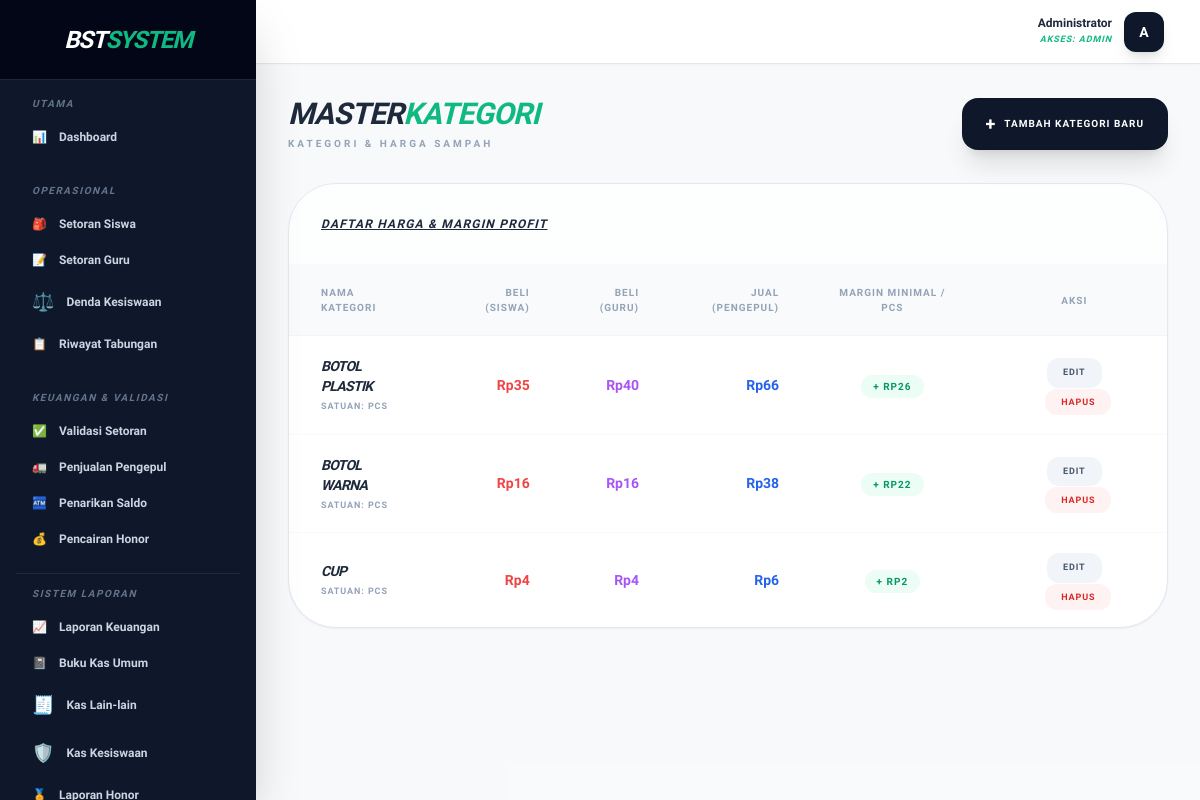
The app's page /public/sampah (signed in) with its own data.
### tables this page shows
CREATE TABLE `kategori_sampah` (
  `id` int(11) NOT NULL AUTO_INCREMENT,
  `nama_sampah` varchar(100) NOT NULL,
  `harga_dasar` decimal(15,2) NOT NULL DEFAULT 0.00,
  `harga_guru` decimal(10,2) DEFAULT 0.00,
  `harga_pengepul` decimal(15,2) NOT NULL DEFAULT 0.00,
  `satuan` varchar(20) DEFAULT 'Pcs',
  PRIMARY KEY (`id`)
);

### app/Core/Database.php (called while the page is built, shortened)
<?php
class Database {
    private static $instance = null;
    private $conn;
    private function __construct() {
        try {
            $dsn = "mysql:host=" . DB_HOST . ";dbname=" . DB_NAME . ";charset=utf8mb4";
            $options = [
                PDO::ATTR_ERRMODE => PDO::ERRMODE_EXCEPTION,
                PDO::ATTR_DEFAULT_FETCH_MODE => PDO::FETCH_ASSOC,
                PDO::ATTR_EMULATE_PREPARES => false,
            ];
            $this->conn = new PDO($dsn, DB_USER, DB_PASS, $options);
        } catch (PDOException $e) {
            die("Koneksi Database Gagal: " . $e->getMessage());
        }
    }
    public static function getInstance() {
        if (self::$instance === null) {
            self::$instance = new self();
        }
        return self::$instance;
    }
    public function getConnection() {
        return $this->conn;
    }
}

### app/Controllers/SampahController.php (called while the page is built, shortened)
<?php
require_once __DIR__ . '/../Core/Database.php';
class SampahController {
    private $db;
    public function __construct() {
        $this->db = Database::getInstance()->getConnection();
    }
    public function index() {
        $kategori = $this->db->query("
            SELECT * FROM kategori_sampah
            WHERE nama_sampah != '🌟 REWARD PRESTASI'
            ORDER BY nama_sampah ASC
        ")->fetchAll();
        require_once __DIR__ . '/../../views/layouts/admin.php';
    }
}

### views/admin/sampah/index.php (the view, shortened to what this page needs)
<div class="max-w-7xl mx-auto space-y-8 pb-10" x-data="{ showModal: false, isEdit: false, formData: { id: '', nama_sampah: '', harga_dasar: '', harga_guru: '', harga_pengepul: '' } }">
    <div class="flex flex-col md:flex-row md:items-center md:justify-between gap-4">
        <div>
            <h2 class="text-3xl font-black text-slate-800 italic uppercase tracking-tight">MASTER<span class="text-emerald-500">KATEGORI</span></h2>
            <p class="text-[10px] font-bold text-slate-400 uppercase tracking-[0.3em] mt-1">Kategori & Harga Sampah</p>
        </div>
        <button @click="showModal = true; isEdit = false; formData = {id:'', nama_sampah:'', harga_dasar:'', harga_guru:'', harga_pengepul:''}" class="px-6 py-3 bg-slate-900 text-white text-[10px] font-black uppercase tracking-widest rounded-2xl shadow-xl hover:bg-black transition-all flex items-center">
            <span class="mr-2 text-lg">+</span> Tambah Kategori Baru
        </button>
    </div>
    <div class="bg-white rounded-[3rem] border border-slate-200 shadow-sm overflow-hidden">
        <div class="p-8 border-b border-slate-50 bg-slate-50/30">
            <h3 class="font-black text-slate-800 text-xs uppercase tracking-widest italic underline">Daftar Harga & Margin Profit</h3>
        </div>
        <div class="overflow-x-auto">
            <table class="w-full text-left">
                <thead>
                    <tr class="bg-gray-50 border-b border-gray-100 text-[10px] uppercase text-slate-400 font-black tracking-widest">
                        <th class="px-8 py-5">Nama Kategori</th>
                        <th class="px-6 py-5 text-right">Beli (Siswa)</th>
                        <th class="px-6 py-5 text-right">Beli (Guru)</th>
                        <th class="px-6 py-5 text-right">Jual (Pengepul)</th>
                        <th class="px-8 py-5 text-center">Margin Minimal / Pcs</th>
                        <th class="px-8 py-5 text-center">Aksi</th>
                    </tr>
                </thead>
                <tbody class="divide-y divide-gray-50">
                    <?php if(empty($kategori)): ?>
                        <tr><td colspan="6" class="px-8 py-10 text-center text-slate-400 text-xs italic">Belum ada kategori sampah.</td></tr>
                    <?php else: ?>
                        <?php foreach($kategori as $k):
                            $harga_guru = isset($k['harga_guru']) ? $k['harga_guru'] : $k['harga_dasar'];
                            $harga_beli_tertinggi = max($k['harga_dasar'], $harga_guru);
                            $margin = $k['harga_pengepul'] - $harga_beli_tertinggi;
                        ?>
                        <tr class="hover:bg-slate-50 transition-all">
                            <td class="px-8 py-5">
                                <div class="font-black text-slate-800 text-sm uppercase italic tracking-tighter"><?= htmlspecialchars($k['nama_sampah']) ?></div>
                                <div class="text-[9px] font-bold text-slate-400 uppercase tracking-widest mt-1">Satuan: <?= htmlspecialchars($k['satuan']) ?></div>
                            </td>
                            <td class="px-6 py-5 text-right font-black text-red-500 text-sm">Rp<?= number_format($k['harga_dasar'], 0, ',', '.') ?></td>
                            <td class="px-6 py-5 text-right font-black text-purple-500 text-sm">Rp<?= number_format($harga_guru, 0, ',', '.') ?></td>
                            <td class="px-6 py-5 text-right font-black text-blue-600 text-sm">Rp<?= number_format($k['harga_pengepul'], 0, ',', '.') ?></td>
                            <td class="px-8 py-5 text-center">
                                <span class="px-3 py-1.5 <?= $margin >= 0 ? 'bg-emerald-50 text-emerald-600' : 'bg-red-50 text-red-600' ?> rounded-full text-[10px] font-black uppercase tracking-widest">
                                    <?= $margin >= 0 ? '+' : '' ?> Rp<?= number_format($margin, 0, ',', '.') ?>
                                </span>
                            </td>
                            <td class="px-8 py-5 text-center space-x-2">
                                <button @click="showModal = true; isEdit = true; formData = { id: '<?= $k['id'] ?>', nama_sampah: '<?= addslashes($k['nama_sampah']) ?>', harga_dasar: '<?= $k['harga_dasar'] ?>', harga_guru: '<?= $harga_guru ?>', harga_pengepul: '<?= $k['harga_pengepul'] ?>' }"
                                        class="px-4 py-2 bg-slate-100 text-slate-600 hover:bg-slate-800 hover:text-white rounded-xl text-[9px] font-black uppercase tracking-widest transition-all">
                                    Edit
                                </button>
                                <a href="<?= BASE_URL ?>/sampah/delete?id=<?= $k['id'] ?>" onclick="return confirm('Yakin ingin menghapus kategori ini?')" class="px-4 py-2 bg-red-50 text-red-600 hover:bg-red-600 hover:text-white rounded-xl text-[9px] font-black uppercase tracking-widest transition-all">
                                    Hapus
                                </a>
                            </td>
                        </tr>
                        <?php endforeach; ?>
                    <?php endif; ?>
                </tbody>
            </table>
        </div>
    </div>
</div>

### public/index.php (shortened to what this page needs)
<?php
$url = isset($_GET['url']) ? rtrim($_GET['url'], '/') : 'auth/login';
$url = filter_var($url, FILTER_SANITIZE_URL);
$urlParts = explode('/', $url);
$controllerName = ucfirst($urlParts[0]) . 'Controller';
$methodName = isset($urlParts[1]) ? $urlParts[1] : 'index';
$controllerFile = __DIR__ . '/../app/Controllers/' . $controllerName . '.php';
if (file_exists($controllerFile)) {
    $controller = new $controllerName();
    if (method_exists($controller, $methodName)) {
        unset($urlParts[0]);
        unset($urlParts[1]);
        $params = $urlParts ? array_values($urlParts) : [];
        call_user_func_array([$controller, $methodName], $params);
    } else {
        http_response_code(404);
        echo "404 - Method tidak ditemukan!";
    }
} else {
    http_response_code(404);
    echo "404 - Controller tidak ditemukan!";
}

### views/layouts/admin.php (shortened to what this page needs)
<!DOCTYPE html>
<html lang="id">
<head>
    <script src="https://cdn.tailwindcss.com"></script>
</head>
<body x-data="{ sidebarOpen: false }">
    <div class="flex h-screen overflow-hidden">
        <aside :class="sidebarOpen ? 'translate-x-0' : '-translate-x-full'"
               class="fixed inset-y-0 left-0 z-50 w-64 bg-slate-900 text-slate-300 transition-transform duration-300 transform lg:translate-x-0 lg:static lg:inset-0 shadow-2xl flex flex-col">
            <div class="flex items-center justify-center h-20 bg-slate-950 border-b border-slate-800 flex-shrink-0">
                <span class="text-2xl font-black text-white italic tracking-tighter uppercase">BST<span class="text-emerald-500">SYSTEM</span></span>
            </div>
            <nav class="flex-1 mt-4 px-4 space-y-1 overflow-y-auto custom-scrollbar">
                <div class="pb-3">
                    <p class="nav-header text-[10px] font-bold text-slate-500 uppercase px-4 mb-2">Utama</p>
                    <a href="<?= BASE_URL ?>/dashboard" class="sidebar-link flex items-center px-4 py-2.5 text-xs font-semibold rounded-xl hover:bg-slate-800 transition-all">
                        <span class="mr-3">📊</span> Dashboard
                    </a>
                </div>
                <?php if($_SESSION['role'] === 'admin' || $_SESSION['role'] === 'staff'): ?>
                <div class="py-3">
                    <p class="nav-header text-[10px] font-bold text-slate-500 uppercase px-4 mb-2">Operasional</p>
                    <a href="<?= BASE_URL ?>/setoran/siswa_kelas" class="sidebar-link flex items-center px-4 py-2.5 text-xs font-semibold rounded-xl hover:bg-slate-800 transition-all">
                        <span class="mr-3">🎒</span> Setoran Siswa
                    </a>
                    <a href="<?= BASE_URL ?>/setoran/guru" class="sidebar-link flex items-center px-4 py-2.5 text-xs font-semibold rounded-xl hover:bg-slate-800 transition-all">
                        <span class="mr-3">📝</span> Setoran Guru
                    </a>
                    <a href="<?= BASE_URL ?>/setoran/create_kesiswaan" class="sidebar-link flex items-center px-4 py-2.5 text-xs font-semibold rounded-xl hover:bg-slate-800 transition-all">
                        <span class="mr-3 text-lg">⚖️</span> Denda Kesiswaan
                    </a>
                    <?php if($_SESSION['role'] === 'admin'): ?>
                    <a href="<?= BASE_URL ?>/setoran/siswa" class="sidebar-link flex items-center px-4 py-2.5 text-xs font-semibold rounded-xl hover:bg-slate-800 transition-all">
                        <span class="mr-3">📋</span> Riwayat Tabungan
                    </a>
                    <?php endif; ?>
                </div>
                <?php endif; ?>
                <?php if($_SESSION['role'] === 'admin'): ?>
                <div class="py-3">
                    <p class="nav-header text-[10px] font-bold text-slate-500 uppercase px-4 mb-2">Keuangan & Validasi</p>
                    <a href="<?= BASE_URL ?>/setoran/validasi" class="sidebar-link flex items-center px-4 py-2.5 text-xs font-semibold rounded-xl hover:bg-slate-800 transition-all">
                        <span class="mr-3">✅</span> Validasi Setoran
                    </a>
                    <a href="<?= BASE_URL ?>/penjualan" class="sidebar-link flex items-center px-4 py-2.5 text-xs font-semibold rounded-xl hover:bg-slate-800 transition-all">
                        <span class="mr-3">🚛</span> Penjualan Pengepul
                    </a>
                    <a href="<?= BASE_URL ?>/penarikan" class="sidebar-link flex items-center px-4 py-2.5 text-xs font-semibold rounded-xl hover:bg-slate-800 transition-all">
                        <span class="mr-3">🏧</span> Penarikan Saldo
                    </a>
                    <a href="<?= BASE_URL ?>/honor" class="sidebar-link flex items-center px-4 py-2.5 text-xs font-semibold rounded-xl hover:bg-slate-800 transition-all">
                        <span class="mr-3">💰</span> Pencairan Honor
                    </a>
                </div>
                <div class="py-3 border-t border-slate-800 mt-4">
                    <p class="nav-header text-[10px] font-bold text-slate-500 uppercase px-4 mb-2">Sistem Laporan</p>
                    <a href="<?= BASE_URL ?>/laporan/keuangan" class="sidebar-link flex items-center px-4 py-2.5 text-xs font-semibold rounded-xl hover:bg-slate-800 transition-all">
                        <span class="mr-3">📈</span> Laporan Keuangan
                    </a>
                    <a href="<?= BASE_URL ?>/laporan/buku_kas" class="sidebar-link flex items-center px-4 py-2.5 text-xs font-semibold rounded-xl hover:bg-slate-800 transition-all">
                        <span class="mr-3">📓</span> Buku Kas Umum
                    </a>
                    <a href="<?= BASE_URL ?>/kas" class="sidebar-link flex items-center px-4 py-2.5 text-xs font-semibold rounded-xl hover:bg-slate-800 transition-all">
                        <span class="mr-3 text-lg">🧾</span> Kas Lain-lain
                    </a>
                    <a href="<?= BASE_URL ?>/laporan/kas_kesiswaan" class="sidebar-link flex items-center px-4 py-2.5 text-xs font-semibold rounded-xl hover:bg-slate-800 transition-all">
                        <span class="mr-3 text-lg">🛡️</span> Kas Kesiswaan
                    </a>
                    <a href="<?= BASE_URL ?>/laporan/honor" class="sidebar-link flex items-center px-4 py-2.5 text-xs font-semibold rounded-xl hover:bg-slate-800 transition-all">
                        <span class="mr-3">🏅</span> Laporan Honor
                    </a>
                </div>
                <?php endif; ?>
            </nav>
        </aside>
        <div class="flex-1 flex flex-col overflow-hidden">
            <header class="flex items-center justify-between h-16 px-8 bg-white border-b border-gray-200 flex-shrink-0 shadow-sm">
                <div class="ml-auto relative" x-data="{ open: false }">
                    <button @click="open = !open" class="flex items-center space-x-3 p-1 rounded-2xl hover:bg-gray-50 transition-all focus:outline-none">
                        <div class="text-right hidden sm:block">
                            <p class="text-xs font-black text-slate-800 leading-none"><?= htmlspecialchars($_SESSION['nama']) ?></p>
                            <p class="text-[9px] text-emerald-500 font-bold uppercase mt-1 tracking-widest italic">Akses: <?= strtoupper($_SESSION['role']) ?></p>
                        </div>
                        <div class="w-10 h-10 rounded-xl bg-slate-900 flex items-center justify-center text-white text-sm font-black shadow-lg uppercase">
                            <?= substr($_SESSION['nama'], 0, 1) ?>
                        </div>
                    </button>
                </div>
            </header>
            <main class="flex-1 overflow-x-hidden overflow-y-auto p-8 bg-slate-50/50">
                <div class="container mx-auto">
                    <?php require_once $content; ?>
                </div>
            </main>
        </div>
    </div>
</body>
</html>

### views/layouts/admin.php (style rules this page uses)
body { font-family: 'Plus Jakarta Sans', sans-serif; background-color: #f8fafc; }
.nav-header { font-style: italic; letter-spacing: 0.15em; }

### records on screen
kategori_sampah: nama_sampah "BOTOL PLASTIK", satuan "PCS", harga_dasar "35", harga_guru "40", harga_pengepul "66", margin "26"
kategori_sampah: nama_sampah "BOTOL WARNA", satuan "PCS", harga_dasar "16", harga_guru "16", harga_pengepul "38", margin "22"
kategori_sampah: nama_sampah "CUP", satuan "PCS", harga_dasar "4", harga_guru "4", harga_pengepul "6", margin "2"

### other values on screen
$_SESSION['nama'] "Administrator"
$_SESSION['role'] "ADMIN"
substr($_SESSION['nama'], 0, 1) "A"
